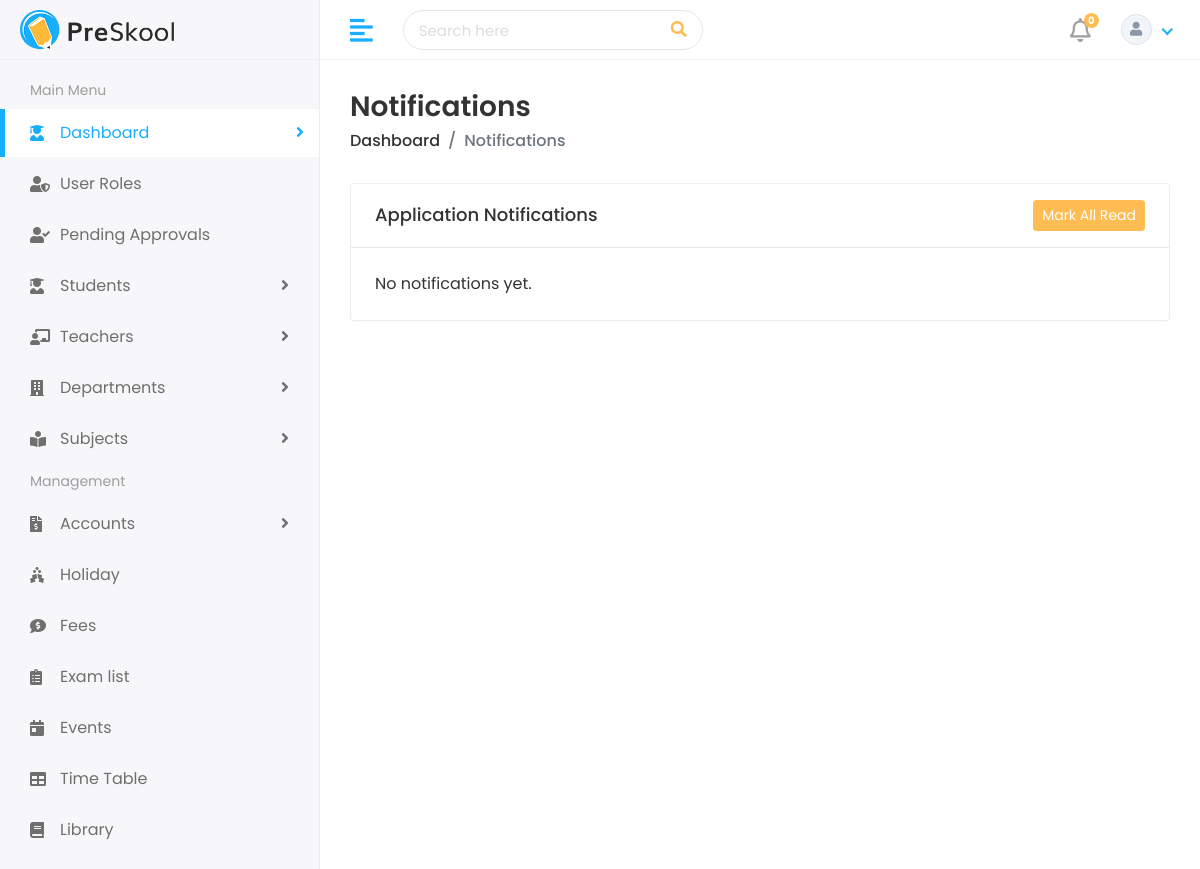
Page /authentication/notifications/ (signed in) on the earlier database version.
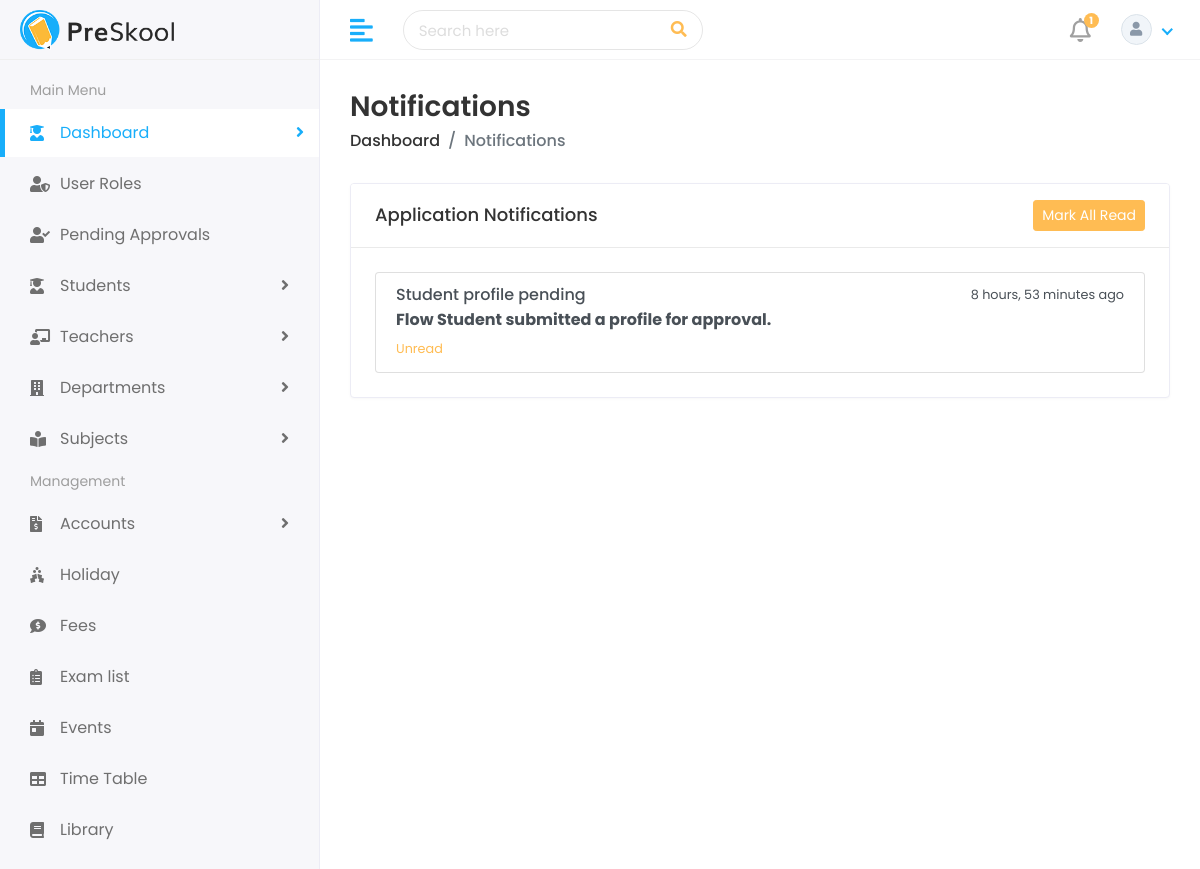
Same page on the later database version.
### home_auth/models.py (models this page shows, shortened)
class Notification(models.Model):
    user = models.ForeignKey(settings.AUTH_USER_MODEL, on_delete=models.CASCADE, related_name="notifications")
    title = models.CharField(max_length=120)
    message = models.TextField()
    link = models.CharField(max_length=255, blank=True)
    is_read = models.BooleanField(default=False)
    created_at = models.DateTimeField(auto_now_add=True)
    class Meta:
        ordering = ["-created_at"]

### home_auth/views.py (the view)
# urls.py: path("notifications/", views.notification_list_view, name="notifications"),
@login_required
def notification_list_view(request):
    notifications = Notification.objects.filter(user=request.user)
    return render(request, "Home/notifications.html", {"notifications": notifications})

### home_auth/context_processors.py (called while the page is built)
def _profile_for_user(user):
    try:
        student = getattr(user, "student_profile", None)
    except ObjectDoesNotExist:
        student = None
    if student is not None:
        return student
    try:
        return getattr(user, "teacher_profile", None)
    except ObjectDoesNotExist:
        return None

### HOME/templates/Home/notifications.html
{% extends 'HOME/base.html' %}
{% load static %}
{% block body %}
<div class="page-wrapper">
<div class="content container-fluid">
<div class="page-header">
<div class="row">
<div class="col-sm-12">
<h3 class="page-title">Notifications</h3>
<ul class="breadcrumb">
<li class="breadcrumb-item"><a href="{% url 'index' %}">Dashboard</a></li>
<li class="breadcrumb-item active">Notifications</li>
</ul>
</div>
</div>
</div>
<div class="card">
<div class="card-header d-flex justify-content-between align-items-center">
<h5 class="card-title mb-0">Application Notifications</h5>
<a class="btn btn-sm btn-primary" href="{% url 'notifications_read_all' %}">Mark All Read</a>
</div>
<div class="card-body">
{% if notifications %}
<div class="list-group">
{% for notification in notifications %}
<a class="list-group-item list-group-item-action {% if not notification.is_read %}font-weight-bold{% endif %}" href="{% url 'notification_read' notification.id %}">
<div class="d-flex w-100 justify-content-between">
<h6 class="mb-1">{{ notification.title }}</h6>
<small>{{ notification.created_at|timesince }} ago</small>
</div>
<p class="mb-1">{{ notification.message }}</p>
{% if not notification.is_read %}
<small class="text-primary">Unread</small>
{% endif %}
</a>
{% endfor %}
</div>
{% else %}
<p class="mb-0">No notifications yet.</p>
{% endif %}
</div>
</div>
</div>
</div>
{% endblock %}

Differences in the rows shown:
added Notification: title "Student profile pending", created_at "8 hours, 53 minutes", message "Flow Student submitted a profile for approval.", is_read "Unread"
Other differences:
{{ unread_notifications_count }}: "0" → "1"
text no longer shown: "No notifications yet."
